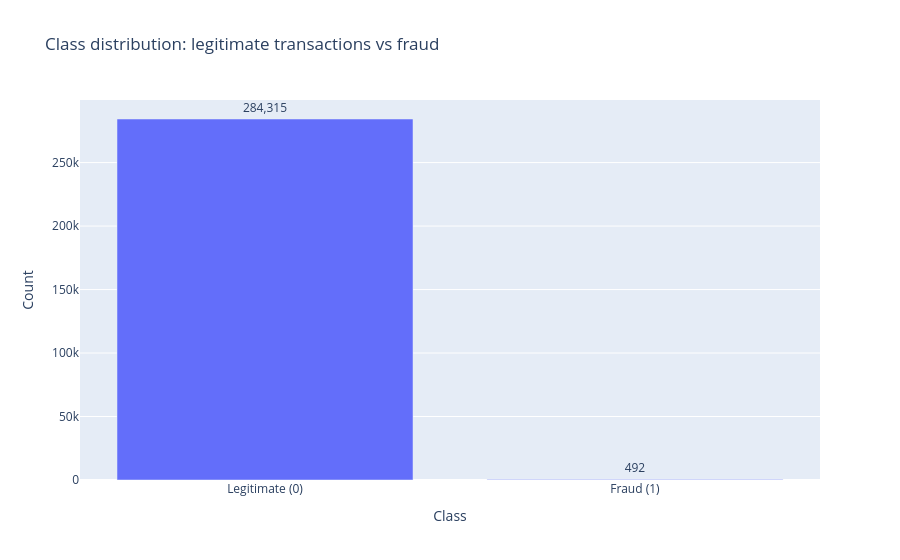

Here is the notebook cell this chart was saved with:
### Markdown cell above
## 4. Exploratory Data Analysis

Now that the dataset structure is clear, we use visualizations and summary statistics to answer more specific questions:

1. **How severe is the class imbalance visually?**
2. **Does `Amount` behave differently for legitimate and fraudulent transactions?**
3. **Are some anonymised variables more linearly related to the target than others?**
4. **Are there data-quality details, such as duplicated rows or zero-amount transactions, that we should know before modelling?**

The aim is not to force a story from anonymised variables, but to make informed modelling choices.

### Code cell
# Compute class distribution (counts) from the target variable
class_plot = (
    df["Class"]
    .value_counts()
    .rename_axis("Class")  # turn index name into a column
    .reset_index(name="Count")  # convert Series into a DataFrame
)

# Map numeric class labels to human-readable labels
class_plot["Label"] = class_plot["Class"].map(CLASS_LABELS)

# Create an interactive bar chart showing class imbalance
fig = px.bar(
    class_plot,
    x="Label",  # x-axis shows class names (Legitimate / Fraud)
    y="Count",  # y-axis shows number of samples per class
    text="Count",  # display counts on top of bars
    title="Class distribution: legitimate transactions vs fraud",
)

# Improve bar text formatting and hover information
fig.update_traces(
    texttemplate="%{text:,}",  # format numbers with thousand separators
    textposition="outside",    # place labels above bars
    hovertemplate="%{x}<br>Count = %{y:,}<extra></extra>",
)

# Set axis labels and remove legend (not needed for single series)
fig.update_layout(
    xaxis_title="Class",
    yaxis_title="Count",
    showlegend=False
)

# Render the interactive plot
fig.show()

### Figure 1 — Plotly figure (JSON) as saved in the notebook; plotly's stock layout.template omitted (floating-point values rounded to 4 significant figures)
{"data": [{"hovertemplate": "%{x}<br>Count = %{y:,}<extra></extra>", "legendgroup": "", "marker": {"color": "#636efa", "pattern": {"shape": ""}}, "name": "", "orientation": "v", "showlegend": false, "text": [284300.0, 492.0], "textposition": "outside", "texttemplate": "%{text:,}", "type": "bar", "x": ["Legitimate (0)", "Fraud (1)"], "xaxis": "x", "y": [284315, 492], "yaxis": "y"}], "layout": {"barmode": "relative", "legend": {"tracegroupgap": 0}, "showlegend": false, "title": {"text": "Class distribution: legitimate transactions vs fraud"}, "xaxis": {"anchor": "y", "domain": [0, 1], "title": {"text": "Class"}}, "yaxis": {"anchor": "x", "domain": [0, 1], "title": {"text": "Count"}}}}
